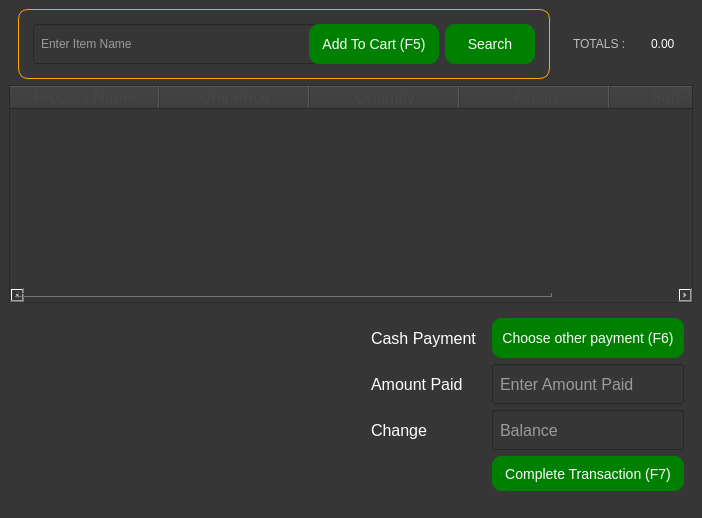
<?xml version="1.0" encoding="UTF-8"?>
<ui version="4.0">
 <class>SellForm</class>
 <widget class="QWidget" name="SellForm">
  <property name="geometry">
   <rect>
    <x>0</x>
    <y>0</y>
    <width>702</width>
    <height>518</height>
   </rect>
  </property>
  <property name="windowTitle">
   <string>Form</string>
  </property>
  <layout class="QHBoxLayout" name="horizontalLayout">
   <property name="spacing">
    <number>0</number>
   </property>
   <property name="leftMargin">
    <number>0</number>
   </property>
   <property name="topMargin">
    <number>0</number>
   </property>
   <property name="rightMargin">
    <number>0</number>
   </property>
   <property name="bottomMargin">
    <number>0</number>
   </property>
   <item>
    <widget class="QWidget" name="widget" native="true">
     <property name="styleSheet">
      <string notr="true">*{
color:white;
background-color:rgb(54,54,54);
font-size:12;
}
QPushButton:hover{
border:1px solid white;
}
QPushButton:pressed{
border:2px solid orange;
}
QFrame#SearchFrame{
border:1px solid orange;
border-radius:10px;
font:14px;
}
QLineEdit#SearchLineEdit{
border:none;
border-bottom:2px solid grey;
}
QPushButton#AddToCartBtn{
background-color:green;
border-radius:10px;
font:14px;
}
QPushButton#AddToCartBtn:hover{
background-color:#00d500;
}
QPushButton#SearchBtn{
background-color:green;
border-radius:10px;
font:14px;
}
QPushButton#SearchBtn:hover{
background-color:#00d500;
}
QWidget{
padding:5px;}
QWidget#PaymentsWidget QPushButton{
background-color:green;
font:14px;
border-radius:10px;
}
QWidget#PaymentsWidget QPushButton:hover{
background-color:#00d500;
}
QLabel#Totalslabel{
font:18px;}
QToolTip{
background-color:black;
border:1px solid grey;
color:white;
}</string>
     </property>
     <layout class="QVBoxLayout" name="verticalLayout">
      <item>
       <layout class="QHBoxLayout" name="horizontalLayout_6">
        <item>
         <spacer name="horizontalSpacer_4">
          <property name="orientation">
           <enum>Qt::Horizontal</enum>
          </property>
          <property name="sizeHint" stdset="0">
           <size>
            <width>40</width>
            <height>20</height>
           </size>
          </property>
         </spacer>
        </item>
        <item>
         <widget class="QFrame" name="SearchFrame">
          <property name="minimumSize">
           <size>
            <width>500</width>
            <height>70</height>
           </size>
          </property>
          <property name="frameShape">
           <enum>QFrame::StyledPanel</enum>
          </property>
          <property name="frameShadow">
           <enum>QFrame::Raised</enum>
          </property>
          <layout class="QHBoxLayout" name="horizontalLayout_5">
           <item>
            <widget class="QLineEdit" name="searchLE">
             <property name="minimumSize">
              <size>
               <width>300</width>
               <height>40</height>
              </size>
             </property>
             <property name="styleSheet">
              <string notr="true">font: 14pt &quot;MS Shell Dlg 2&quot;;</string>
             </property>
             <property name="maxLength">
              <number>40</number>
             </property>
             <property name="placeholderText">
              <string>Enter Item Name</string>
             </property>
             <property name="clearButtonEnabled">
              <bool>true</bool>
             </property>
            </widget>
           </item>
           <item>
            <widget class="QPushButton" name="AddToCartBtn">
             <property name="minimumSize">
              <size>
               <width>130</width>
               <height>40</height>
              </size>
             </property>
             <property name="toolTip">
              <string>Add item To Cart</string>
             </property>
             <property name="text">
              <string>Add To Cart (F5)</string>
             </property>
             <property name="icon">
              <iconset>
               <normaloff>:/icons/icons/add_shopping_cart_48px_gray.png</normaloff>:/icons/icons/add_shopping_cart_48px_gray.png</iconset>
             </property>
             <property name="iconSize">
              <size>
               <width>32</width>
               <height>32</height>
              </size>
             </property>
            </widget>
           </item>
           <item>
            <widget class="QPushButton" name="SearchBtn">
             <property name="minimumSize">
              <size>
               <width>90</width>
               <height>40</height>
              </size>
             </property>
             <property name="text">
              <string>Search</string>
             </property>
             <property name="icon">
              <iconset>
               <normaloff>:/icons/icons/search_database_48px_grey.png</normaloff>:/icons/icons/search_database_48px_grey.png</iconset>
             </property>
             <property name="iconSize">
              <size>
               <width>32</width>
               <height>32</height>
              </size>
             </property>
            </widget>
           </item>
          </layout>
         </widget>
        </item>
        <item>
         <spacer name="horizontalSpacer_5">
          <property name="orientation">
           <enum>Qt::Horizontal</enum>
          </property>
          <property name="sizeHint" stdset="0">
           <size>
            <width>40</width>
            <height>20</height>
           </size>
          </property>
         </spacer>
        </item>
        <item>
         <widget class="QLabel" name="label_4">
          <property name="styleSheet">
           <string notr="true">font: 14pt &quot;MS Shell Dlg 2&quot;;
color: rgb(191, 191, 191);</string>
          </property>
          <property name="text">
           <string>TOTALS : </string>
          </property>
         </widget>
        </item>
        <item>
         <widget class="QLabel" name="totalsLabel">
          <property name="minimumSize">
           <size>
            <width>50</width>
            <height>40</height>
           </size>
          </property>
          <property name="styleSheet">
           <string notr="true">font: 16pt &quot;MS Shell Dlg 2&quot;;</string>
          </property>
          <property name="text">
           <string>0.00</string>
          </property>
         </widget>
        </item>
       </layout>
      </item>
      <item>
       <widget class="QTableWidget" name="tableWidget">
        <property name="font">
         <font>
          <pointsize>13</pointsize>
         </font>
        </property>
        <property name="styleSheet">
         <string notr="true">padding:0px;</string>
        </property>
        <property name="editTriggers">
         <set>QAbstractItemView::NoEditTriggers</set>
        </property>
        <property name="selectionMode">
         <enum>QAbstractItemView::NoSelection</enum>
        </property>
        <property name="sortingEnabled">
         <bool>true</bool>
        </property>
        <attribute name="horizontalHeaderDefaultSectionSize">
         <number>150</number>
        </attribute>
        <attribute name="horizontalHeaderMinimumSectionSize">
         <number>40</number>
        </attribute>
        <attribute name="horizontalHeaderShowSortIndicator" stdset="0">
         <bool>true</bool>
        </attribute>
        <attribute name="horizontalHeaderStretchLastSection">
         <bool>true</bool>
        </attribute>
        <attribute name="verticalHeaderDefaultSectionSize">
         <number>40</number>
        </attribute>
        <attribute name="verticalHeaderMinimumSectionSize">
         <number>40</number>
        </attribute>
        <column>
         <property name="text">
          <string>Product Name</string>
         </property>
         <property name="font">
          <font>
           <pointsize>12</pointsize>
          </font>
         </property>
         <property name="background">
          <color>
           <red>240</red>
           <green>240</green>
           <blue>240</blue>
          </color>
         </property>
         <property name="foreground">
          <brush brushstyle="SolidPattern">
           <color alpha="255">
            <red>70</red>
            <green>70</green>
            <blue>70</blue>
           </color>
          </brush>
         </property>
        </column>
        <column>
         <property name="text">
          <string>Unit Price</string>
         </property>
         <property name="font">
          <font>
           <pointsize>12</pointsize>
          </font>
         </property>
         <property name="background">
          <color>
           <red>240</red>
           <green>240</green>
           <blue>240</blue>
          </color>
         </property>
         <property name="foreground">
          <brush brushstyle="SolidPattern">
           <color alpha="255">
            <red>70</red>
            <green>70</green>
            <blue>70</blue>
           </color>
          </brush>
         </property>
        </column>
        <column>
         <property name="text">
          <string>Quantity</string>
         </property>
         <property name="font">
          <font>
           <pointsize>12</pointsize>
          </font>
         </property>
         <property name="background">
          <color>
           <red>240</red>
           <green>240</green>
           <blue>240</blue>
          </color>
         </property>
         <property name="foreground">
          <brush brushstyle="SolidPattern">
           <color alpha="255">
            <red>70</red>
            <green>70</green>
            <blue>70</blue>
           </color>
          </brush>
         </property>
        </column>
        <column>
         <property name="text">
          <string>Action</string>
         </property>
         <property name="font">
          <font>
           <pointsize>12</pointsize>
          </font>
         </property>
         <property name="background">
          <color>
           <red>240</red>
           <green>240</green>
           <blue>240</blue>
          </color>
         </property>
         <property name="foreground">
          <brush brushstyle="SolidPattern">
           <color alpha="255">
            <red>70</red>
            <green>70</green>
            <blue>70</blue>
           </color>
          </brush>
         </property>
        </column>
        <column>
         <property name="text">
          <string>Sub-Total</string>
         </property>
         <property name="font">
          <font>
           <pointsize>12</pointsize>
          </font>
         </property>
         <property name="background">
          <color>
           <red>240</red>
           <green>240</green>
           <blue>240</blue>
          </color>
         </property>
         <property name="foreground">
          <brush brushstyle="SolidPattern">
           <color alpha="255">
            <red>70</red>
            <green>70</green>
            <blue>70</blue>
           </color>
          </brush>
         </property>
        </column>
       </widget>
      </item>
      <item>
       <layout class="QHBoxLayout" name="horizontalLayout_7">
        <item>
         <spacer name="horizontalSpacer_6">
          <property name="orientation">
           <enum>Qt::Horizontal</enum>
          </property>
          <property name="sizeHint" stdset="0">
           <size>
            <width>40</width>
            <height>20</height>
           </size>
          </property>
         </spacer>
        </item>
        <item>
         <widget class="QWidget" name="PaymentsWidget" native="true">
          <property name="minimumSize">
           <size>
            <width>340</width>
            <height>200</height>
           </size>
          </property>
          <property name="maximumSize">
           <size>
            <width>340</width>
            <height>200</height>
           </size>
          </property>
          <layout class="QFormLayout" name="formLayout">
           <item row="0" column="0">
            <widget class="QLabel" name="label_2">
             <property name="minimumSize">
              <size>
               <width>0</width>
               <height>35</height>
              </size>
             </property>
             <property name="font">
              <font>
               <pointsize>12</pointsize>
              </font>
             </property>
             <property name="text">
              <string>Cash Payment</string>
             </property>
            </widget>
           </item>
           <item row="0" column="1">
            <widget class="QPushButton" name="payoptionBtn">
             <property name="minimumSize">
              <size>
               <width>0</width>
               <height>40</height>
              </size>
             </property>
             <property name="text">
              <string>Choose other payment (F6)</string>
             </property>
             <property name="icon">
              <iconset>
               <normaloff>:/icons/icons/coins_grey.png</normaloff>:/icons/icons/coins_grey.png</iconset>
             </property>
             <property name="iconSize">
              <size>
               <width>20</width>
               <height>18</height>
              </size>
             </property>
            </widget>
           </item>
           <item row="1" column="0">
            <widget class="QLabel" name="label">
             <property name="minimumSize">
              <size>
               <width>0</width>
               <height>35</height>
              </size>
             </property>
             <property name="font">
              <font>
               <pointsize>12</pointsize>
              </font>
             </property>
             <property name="text">
              <string>Amount Paid</string>
             </property>
            </widget>
           </item>
           <item row="1" column="1">
            <widget class="QLineEdit" name="cashamountLE">
             <property name="minimumSize">
              <size>
               <width>0</width>
               <height>40</height>
              </size>
             </property>
             <property name="font">
              <font>
               <pointsize>12</pointsize>
              </font>
             </property>
             <property name="placeholderText">
              <string>Enter Amount Paid</string>
             </property>
            </widget>
           </item>
           <item row="2" column="0">
            <widget class="QLabel" name="label_3">
             <property name="minimumSize">
              <size>
               <width>0</width>
               <height>35</height>
              </size>
             </property>
             <property name="font">
              <font>
               <pointsize>12</pointsize>
              </font>
             </property>
             <property name="text">
              <string>Change</string>
             </property>
            </widget>
           </item>
           <item row="2" column="1">
            <widget class="QLineEdit" name="changeamountLE">
             <property name="minimumSize">
              <size>
               <width>0</width>
               <height>40</height>
              </size>
             </property>
             <property name="font">
              <font>
               <pointsize>12</pointsize>
              </font>
             </property>
             <property name="readOnly">
              <bool>true</bool>
             </property>
             <property name="placeholderText">
              <string>Balance</string>
             </property>
            </widget>
           </item>
           <item row="3" column="1">
            <widget class="QPushButton" name="cashpaymentBtn">
             <property name="minimumSize">
              <size>
               <width>0</width>
               <height>35</height>
              </size>
             </property>
             <property name="text">
              <string>Complete Transaction (F7)</string>
             </property>
             <property name="icon">
              <iconset>
               <normaloff>:/icons/icons/bill_64px_grey.png</normaloff>:/icons/icons/bill_64px_grey.png</iconset>
             </property>
             <property name="iconSize">
              <size>
               <width>18</width>
               <height>18</height>
              </size>
             </property>
             <property name="autoDefault">
              <bool>true</bool>
             </property>
             <property name="default">
              <bool>true</bool>
             </property>
            </widget>
           </item>
          </layout>
         </widget>
        </item>
       </layout>
      </item>
     </layout>
    </widget>
   </item>
  </layout>
 </widget>
 <resources>
  <include location="main.qrc"/>
 </resources>
 <connections>
  <connection>
   <sender>SearchBtn</sender>
   <signal>clicked()</signal>
   <receiver>SellForm</receiver>
   <slot>open_searchWindow()</slot>
   <hints>
    <hint type="sourcelabel">
     <x>411</x>
     <y>46</y>
    </hint>
    <hint type="destinationlabel">
     <x>415</x>
     <y>-19</y>
    </hint>
   </hints>
  </connection>
 </connections>
 <slots>
  <slot>open_searchWindow()</slot>
 </slots>
</ui>
